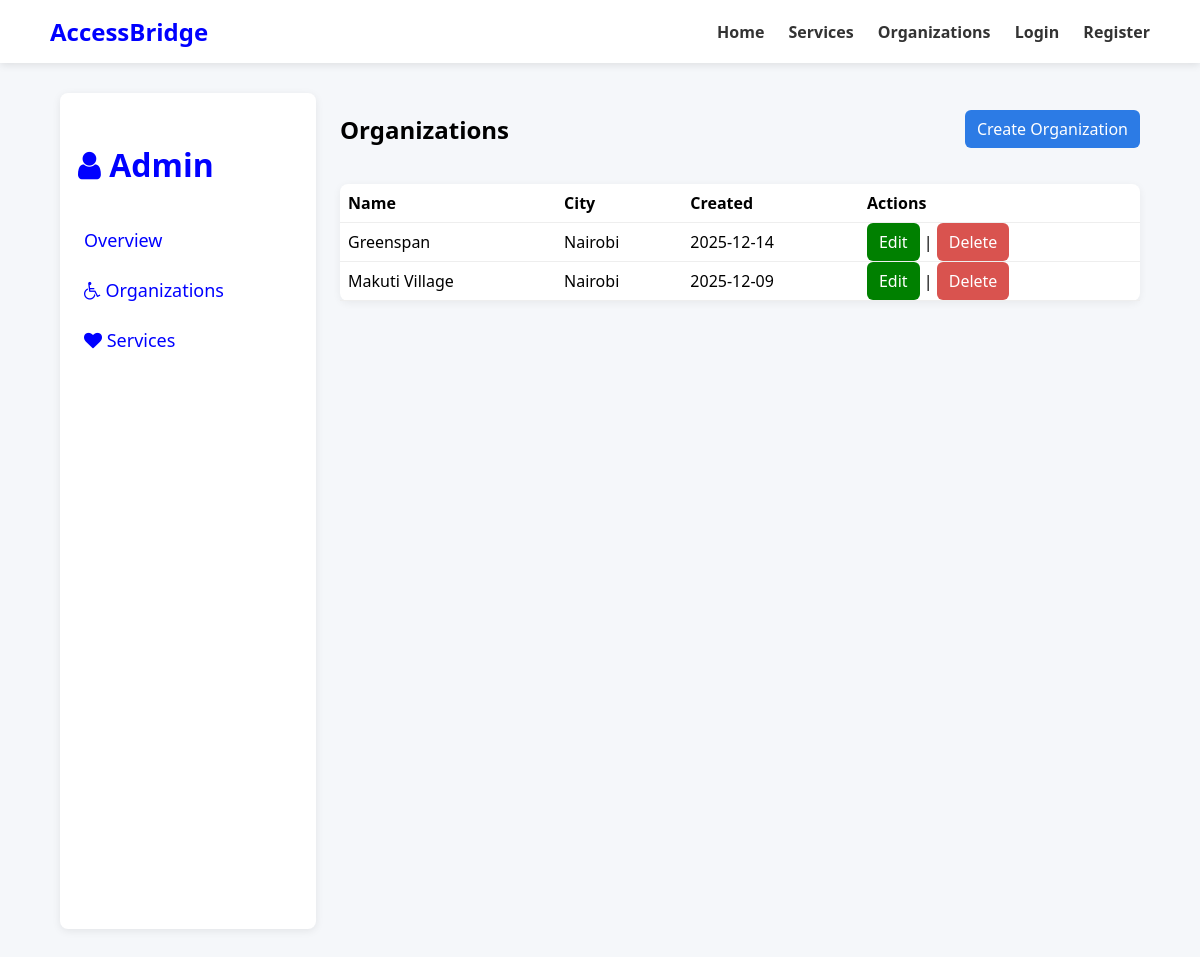
The app's page /admin-dashboard/organizations/, older data.
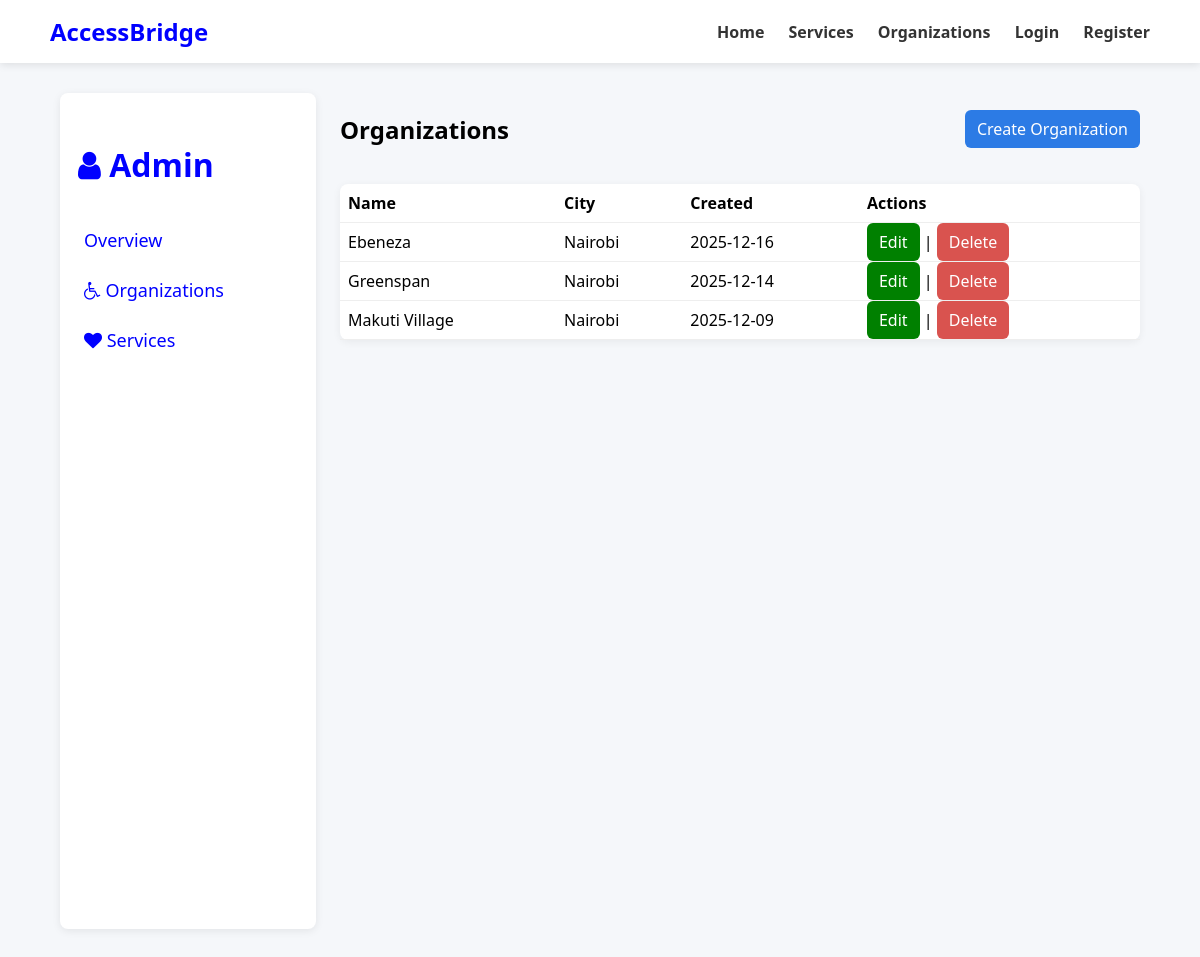
The same page, newer data.
### organizations/models.py (models this page shows, shortened)
class Organization(models.Model):
    name = models.CharField(max_length=255)
    description = models.TextField(blank=True)
    city = models.CharField(max_length=120, blank=True)
    address = models.CharField(max_length=255, blank=True)
    latitude = models.DecimalField(max_digits=9, decimal_places=6, null=True, blank=True)
    longitude = models.DecimalField(max_digits=9, decimal_places=6, null=True, blank=True)
    created_by = models.ForeignKey(
        settings.AUTH_USER_MODEL,
        on_delete=models.SET_NULL,
        null=True,
        related_name='organizations_created'
    )
    created_at = models.DateTimeField(auto_now_add=True)

### dashboard/views.py (the view)
# urls.py: path('organizations/', views.OrganizationListView.as_view(), name='org-list'),
class OrganizationListView(ListView):
    model = Organization
    template_name = 'dashboard/org_list.html'
    context_object_name = 'organizations'
    paginate_by = 20
    ordering = ['-created_at']

### dashboard/templates/dashboard/org_list.html (shortened to what this page needs)
{% extends "dashboard/base_dashboard.html" %}
{% block dashboard_content %}
<div class="header-row">
    <h2>Organizations</h2>
    <a class="btn" href="{% url 'dashboard:org-create' %}">Create Organization</a>
</div>
<table class="table card">
    <thead>
        <tr><th>Name</th><th>City</th><th>Created</th><th>Actions</th></tr>
    </thead>
    <tbody>
        {% for org in organizations %}
        <tr>
            <td>{{ org.name }}</td>
            <td>{{ org.city }}</td>
            <td>{{ org.created_at|date:"Y-m-d" }}</td>
            <td>
                <a href="{% url 'dashboard:org-edit' org.pk %}" class=" btn edit-btn">Edit</a> |
                <a class="btn btn-danger" href="{% url 'dashboard:org-delete' org.pk %}">Delete</a>
            </td>
        </tr>
        {% empty %}
        <tr><td colspan="4">No organizations found.</td></tr>
        {% endfor %}
    </tbody>
</table>
{% endblock %}

### dashboard/templates/dashboard/base_dashboard.html (shortened to what this page needs)
{% extends "base.html" %}
{% block content %}
<div class="dashboard-wrap">
    <aside class="sidebar">
        <h3 style="color: blue; font-size: 32px;"><i class="fa fa-user"></i> Admin</h3>
        <a href="{% url 'dashboard:index' %}" style="font-size: 18px; color: blue;"> Overview</a>
        <a href="{% url 'dashboard:org-list' %}" style="font-size: 18px; color: blue;"><i class="fa fa-wheelchair"></i> Organizations</a>
        <a href="{% url 'dashboard:service-list' %}" style="font-size: 18px; color: blue;"><i class="fa fa-heart"></i> Services</a>
    </aside>
    <div class="main">
        {% block dashboard_content %}{% endblock %}
    </div>
</div>
{% endblock %}

### services/templates/base.html (shortened to what this page needs)
<!DOCTYPE html>
<html lang="en">
<head>
    <link rel="stylesheet" href="https://cdnjs.cloudflare.com/ajax/libs/font-awesome/4.7.0/css/font-awesome.min.css">
</head>
<body>
<header>
    <div class="logo"><a href="/" style="text-decoration: none; color: blue;">AccessBridge</a></div>
    <nav>
    <a href="/">Home</a>
    <a href="/services/">Services</a>
    <a href="/organizations/">Organizations</a>
    {% if user.is_authenticated %}
        {% if user.is_staff %}
                <a href="{% url 'admin_dashboard' %}">Admin Dashboard</a>
        {% else %}
        <a href="{% url 'user_dashboard' %}">Dashboard</a>
        <a href="/services/">Services</a>
        {% endif %}
    <a href="/logout/">Logout</a>
    {% else %}
    <a href="/login/">Login</a>
    <a href="/register/">Register</a>
    {% endif %}
</nav>
</header>
<div>
    {% block content %}
    {% endblock %}
</div>
</body>
</html>

### services/templates/base.html (style rules this page uses)
body { font-family: "Segoe UI", sans-serif; background: #f5f7fa; margin: 0; }
header { padding: 15px 50px; background: white; box-shadow: 0 2px 8px rgba(0,0,0,0.1); display: flex; justify-content: space-between; align-items: center; }
.logo { font-size: 24px; font-weight: bold; color: #2c7be5; }
nav a { margin-left: 20px; text-decoration: none; color: #333; font-weight: 600; }

### dashboard/templates/dashboard/base_dashboard.html (style rules this page uses)
.dashboard-wrap { display:flex; gap:24px; width:90%; max-width:1200px; margin:30px auto; }
.sidebar { width: 220px; background:white; border-radius:8px; padding:18px; box-shadow:0 2px 8px rgba(0,0,0,0.08); height: 100vh; }
.sidebar a { display:block; color:#333; padding:10px 6px; text-decoration:none; border-radius:6px; margin-bottom:6px; }
.main { flex:1; }
.header-row { display:flex; justify-content:space-between; align-items:center; margin-bottom:18px; }
.card { background:white; padding:16px; border-radius:8px; box-shadow:0 2px 8px rgba(0,0,0,0.06); }
.table { width:100%; border-collapse:collapse; margin-top:12px; }
.table th, .table td { text-align:left; padding:8px; border-bottom:1px solid #eee; }
.btn { padding:8px 12px; background:#2c7be5; color:white; border-radius:6px; text-decoration:none; }
.btn-danger { background:#d9534f; }
.edit-btn { color: white; background-color: green; }

Row changes from the older to the newer data that the page shows:
added Organization: name "Ebeneza", city "Nairobi", created_at "2025-12-16"
